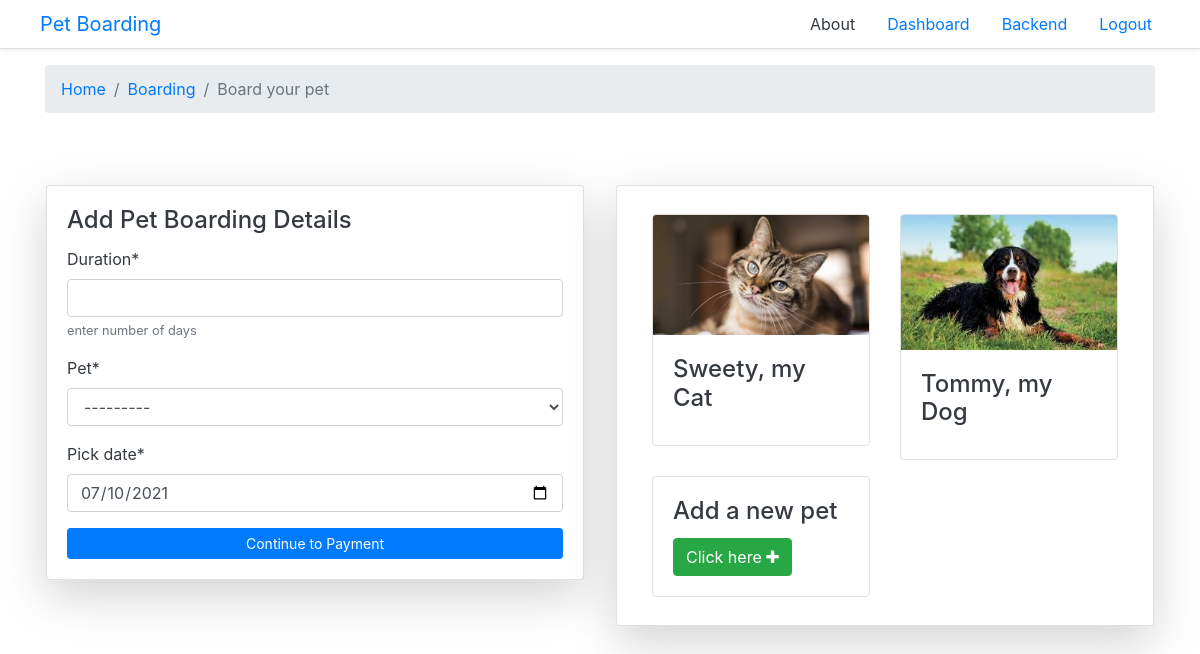
The page /pets/board (signed in) on the database its author committed.
### app/models.py (models this page shows)
class Pet(models.Model):
    PET_CHOICES = (
            ('Dog','Dog'),
            ('Cat','Cat'),
            ('Fish','Fish'),
            ('Turtle','Turtle'),
            ('Horse','Horse'),
 )
    user = models.ForeignKey(User, on_delete=models.CASCADE)
    name = models.CharField(max_length = 100)
    pettype = models.CharField( max_length = 100, choices = PET_CHOICES)
    photo = models.ImageField(upload_to = 'pets' )
    age = models.PositiveIntegerField()
    description = models.TextField()
    specialinstruction = models.TextField()
    def __str__(self):
            return f"{self.name} [{self.pettype}] of {self.user.username}"

### app/views.py (the view, shortened to what this page needs)
# urls.py: path('pets/board',views.board_pet,name='board_pets'),
@login_required
def board_pet(request):
    try:
        form = BoardingForm()
        pets = Pet.objects.filter(user=request.user)
        if len(pets) > 0:
            ctx = {'title':'view pets', 'pets':pets, 'form':form}
            return render(request, 'pets/board_pet.html',ctx)
        else:
            messages.error(request,'No pets to board, register some pets first')
            return redirect('dashboard')
    except Exception as e:
        print(e)
        messages.error(request,e)
        return redirect('dashboard')

### app/forms.py
class BoardingForm(forms.ModelForm):
    class Meta:
        model = Boarding
        fields = ("duration","pet",'pick_date')
        widgets = {
            'duration': forms.NumberInput(attrs={'class': 'days', 'id': 'day_input','type':'number'}),
            'pick_date': forms.DateInput(attrs={'class': 'pick_date', 'id': 'pick_date','type':'date'})
        }

### templates/pets/board_pet.html (shortened to what this page needs)
{% extends 'layout/base.html' %}
{% load static %}
{% load crispy_forms_tags %}
{% block content %}
<div class="container">
    <nav aria-label="breadcrumb" class="main-breadcrumb">
        <ol class="breadcrumb">
            <li class="breadcrumb-item"><a href="{% url 'dashboard' %}">Home</a></li>
            <li class="breadcrumb-item"><a href="{% url 'view_boarding' %}">Boarding</a></li>
            <li class="breadcrumb-item active" aria-current="page">Board your pet</li>
        </ol>
    </nav>
    <div class="row my-5">
        <div class="col-sm-6 formarea my-2 p-3">
            <div class="card text-dark shadow-lg " >
                <div class="card-body">
                    <h4 class="card-title">Add Pet Boarding Details</h4>
                    <form method="post" enctype="multipart/form-data">
                        {{form|crispy}}
                        <button  class="btn btn-primary btn-sm btn-block">Continue to Payment</button>
                    </form>
                </div>
            </div>
        </div>
        <div class="col-sm-6 my-2 p-3">
            <div class="card text-dark shadow-lg ">
                <div class="card-body">
                    <div class="container">
                        <div class="row">
                            {% for pet in pets %}
                            <div class="col-sm-6 my-2">
                                <div class="card text-dark bg-transparent shadow-0">
                                    <img src="{{pet.photo.url}}" alt="{{pet.name}}" class="card-img-top">
                                    <div class="card-body">
                                        <h4 class="card-title">{{pet.name}}, my {{pet.pettype}}</h4>
                                    </div>
                                </div>
                            </div>
                            {% endfor %}
                            <div class="col-sm-6 my-2">
                                <div class="card text-dark bg-transparent shadow-0">
                                    <div class="card-body">
                                        <h4 class="card-title">Add a new pet</h4>
                                        <a href="{% url 'add_pets' %}" class="btn btn-success">
                                            Click here
                                            <i class="fa fa-plus" aria-hidden="true"></i>
                                        </a>
                                    </div>
                                </div>
                            </div>
                        </div>
                    </div>
                </div>
            </div>
        </div>
    </div>
</div>
{% endblock content %}

### templates/pets/board_pet.html (style rules this page uses)
body { height: 100vh; background-image: url('https://images.unsplash.com/photo-1604526319196-33a39648792f?ixid=MnwxMjA3fDB8MHxwaG90by1wYWdlfHx8fGVufDB8fHx8&ixlib=rb-1.2.1&auto=format&fit=crop&w=626&q=80'); background-size: cover; }

### rows shown on the page
Pet: photo (picture), name "Sweety", pettype "Cat"
Pet: photo (picture), name "Tommy", pettype "Dog"
